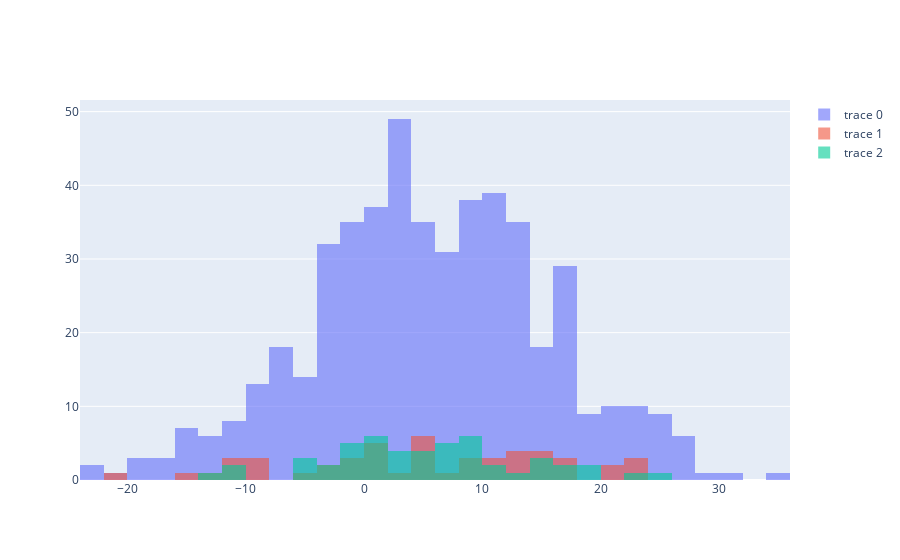

Notebook code for this chart:
### Code cell
samplesMean = np.mean(sampleMeans)
samplesSDp = np.mean(sampleSDn)
samplesSDs = np.mean(sampleSDs)
typicalSampleP = np.random.normal(loc = samplesMean, scale = samplesSDp, size = 50)
typicalSampleS = np.random.normal(loc = samplesMean, scale = samplesSDs, size = 50)

fig = go.Figure()

fig.add_trace(go.Histogram(x = populationData, nbinsx = 30))
fig.add_trace(go.Histogram(x = typicalSampleP, nbinsx = 25))
fig.add_trace(go.Histogram(x = typicalSampleS, nbinsx = 25))

fig.update_layout(barmode = 'overlay')

fig.update_traces(opacity = 0.6)

fig.show()

### Figure 1 — Plotly figure (JSON) as saved in the notebook; plotly's stock layout.template omitted (floating-point values rounded to 4 significant figures; data arrays with more than 128 entries replaced by an {"elided": "..."} marker saying what was removed)
{"data": [{"nbinsx": 30, "opacity": 0.6, "type": "histogram", "x": {"elided": "500 float values"}}, {"nbinsx": 25, "opacity": 0.6, "type": "histogram", "x": [7.349, -8.308, 20.34, 21.57, -11.36, 15.81, 1.482, 4.926, 5.506, -20.69, 15.16, 12.57, 16.05, 0.4687, 22.58, 22.65, -13.09, -1.014, -3.853, 5.293, 3.648, -8.839, -10.98, 11.51, -14.39, 10.8, 14.54, 12.48, -5.995, 22.72, 5.756, 16.37, -9.895, 0.6963, 4.658, -1.702, 8.485, 12.71, -0.0763, 13.77, 10.07, 1.634, 5.414, -11.64, 16.89, 15.37, 0.3324, 9.131, 8.056, -3.553]}, {"nbinsx": 25, "opacity": 0.6, "type": "histogram", "x": [17.41, 1.009, 7.149, 3.892, 4.021, 0.8247, -1.188, 8.891, -12.0, 3.419, 7.633, 0.6123, 1.405, -5.051, 10.64, 23.59, 18.55, -3.255, 14.82, 12.17, -0.1969, 5.575, 6.241, -2.267, 6.942, 24.26, 17.33, 14.95, 0.7181, -5.182, 8.893, 8.175, 19.5, -12.32, -10.91, -1.776, 8.221, -5.916, 5.576, 3.408, 6.647, 9.582, 14.5, 2.61, -1.387, 9.881, -1.955, 1.406, 11.32, 4.068]}], "layout": {"barmode": "overlay"}}
